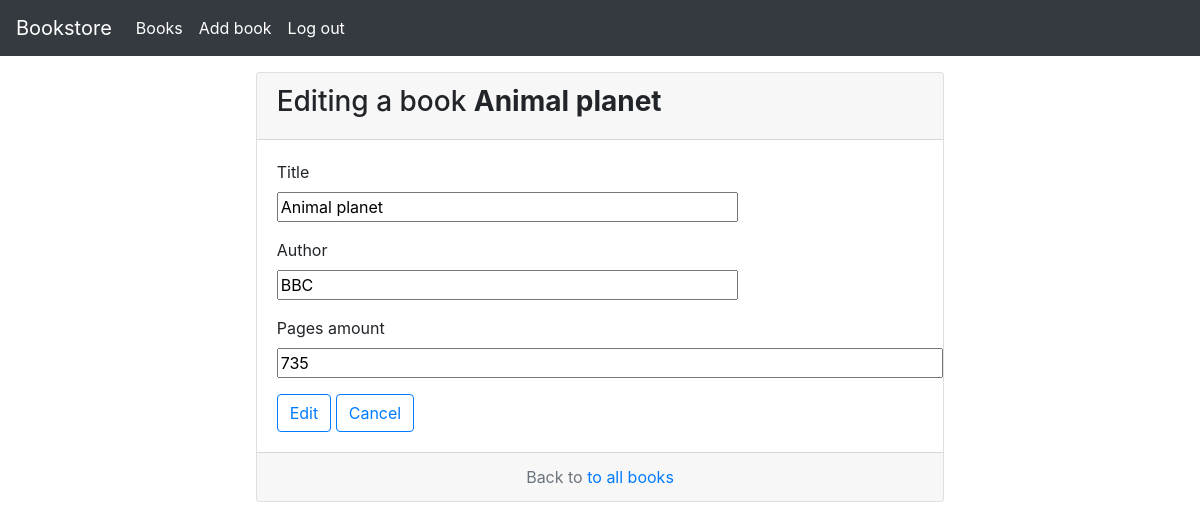
The app's page /books/1/edit (signed in) with its own data.
### app/models.py (models this page shows)
class Book(db.Model):
    id = db.Column(db.Integer, primary_key=True)
    title = db.Column(db.String(100))
    author = db.Column(db.String(100))
    pages_amount = db.Column(db.Integer)
    published =  db.Column(db.DateTime, index=True, default=datetime.now())
    user_id = db.Column(db.Integer, db.ForeignKey('user.id'))

### app/routes.py (the view, shortened to what this page needs)
@app.route('/books/<id>/edit', methods=['GET', 'POST'])
@login_required
def book_update(id):
    book = Book.query.get_or_404(id)
    form = BookForm(obj=book)
    return render_template("book_edit.html", book=book, form=form)

### app/forms.py
class BookForm(FlaskForm):
    title = StringField('Title', validators=[DataRequired()])
    author = StringField("Author", validators=[DataRequired()])
    pages_amount = StringField("Pages amount", validators=[DataRequired()])
    submit = SubmitField('Publication')

### app/models.py (called while the page is built)
@login.user_loader
def load_user(id:int):
    return User.query.get(int(id))

### app/templates/book_edit.html (shortened to what this page needs)
{% extends 'base_card.html' %}
{% block card_header %}
<h3>Editing a book <b>{{ book.title }}</b></h3>
{% endblock %}
{% block card_body %}
    <form action="" method="POST" novalidate>
        <p>
            {{ form.title.label }}<br>
            {{ form.title(size=40)}}<br>
        </p>
        <p>
            {{ form.author.label }}<br>
            {{ form.author(size=40)}}<br>
        </p>
        <p>
            {{ form.pages_amount.label }}<br>
            {{ form.pages_amount(size=60)}}<br>
        </p>
        <button type="submit" class="btn btn-outline-primary">Edit</button>
        <form action="{{ url_for('book_detail', id=book.id) }}" method="POST" novalidate>
            <button type="submit" class="btn btn-outline-primary">Cancel</button>
        </form>
    </form>
{% endblock %}
{% block card_footer %}
<span>
    Back to <a href="{{ url_for('books_list') }}">to all books</a>
</span>
{% endblock %}

### records on screen
Book: title "Animal planet", author "BBC", pages_amount "735"
